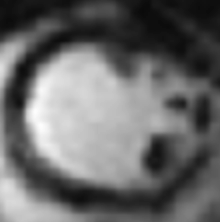
%> input picture function/function_ding/mfile/DE_MI/DogStudy/abc1_image.ppm, 220 x 222 px
$ octave --eval "result = KW_Patch_Filter_Adam_Slide_Multiple3_Neigh_Norm(imread('DE_MI/DogStudy/abc1_image.ppm'));"   (GNU Octave 9; MATLAB toolbox functions it lacks are replaced by stand-ins)
%> lines starting %> are read from the running program, lines starting %| are printed output that depends on the picture; in (x1, y1, x2, y2) boxes, pixels count from 0 and x2, y2 are one past the last pixel; in counts of white or black regions, pixels touching at a corner belong together; the program's own positions count from 1
%> in KW_Patch_Filter_Adam_Slide_Multiple3_Neigh_Norm, a_0 is the input picture: size 222x220x3 uint8; min 10, max 253, mean 105.2
### function/function_ding/mfile/Stack_Noise_Map.m

% [Noise_Map, Noise_Corr] = Stack_Noise_Map(a_0, varargin)
% Noise_Map: Noise variance map
% Noise_Corr: Image Intensity correction to make noise uniform, it is a
% corrected noise std map
%

function [Noise_Map, Noise_Corr] = Stack_Noise_Map(a_0, varargin)

s_0 = size(a_0);
%> s_0 = [222 220 3]
s_original = s_0;
%> s_original = [222 220 3]

x_step = 4;
y_step = 4;
x_win = 32;
y_win = 32;
t_win = 4;

if nargin == 2  % If there are two input variables
    option = varargin{1};
    if isfield(option, 'x_step') % Temporal window
        x_step = option.x_step;
    end
    if isfield(option, 'y_step') % Step size in the first dimension
        y_step = option.y_step;
    end
    if isfield(option, 'x_win') % Step size in the second dimension
        x_win = option.x_win;
    end
    if isfield(option, 'y_win') % Step size in both dimensions
        y_win = option.y_win;
    end
    if isfield(option, 't_win') % Step size in both dimensions
        t_win = option.t_win;
    end
end

N_xstep = ceil((s_0(1))/x_win);
%> N_xstep = 7
N_ystep = ceil((s_0(2))/y_win);
%> N_ystep = 7

t_x = N_xstep*x_win;
%> t_x = 224
t_y = N_ystep*y_win;
%> t_y = 224

if t_x > s_0(1)
    a_0(s_0(1)+1:t_x, :, :) = a_0(1:(t_x-s_0(1)), :, :);
%> a_0: size 224x220x3 uint8
    s_0(1) = t_x;
end
if t_y > s_0(2)
    a_0(:, s_0(2)+1:t_y, :) = a_0(:, 1:(t_y-s_0(2)), :);
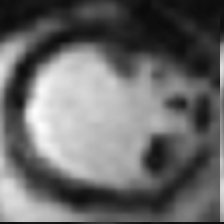
%> a_0: size 224x224x3 uint8; min 10, max 253, mean 105.1
    s_0(2) = t_y;
end
% Initialize the noise map
Noise_Map = zeros(s_0);

N_pixel = x_win*y_win;
N_block = N_xstep*N_ystep;
%> N_block = 49
% T_win =

% Average Template

tic
b = zeros(x_win*y_win, N_block, s_0(3));
temp_map = zeros(s_0);

for j=x_step:x_step:x_win
    for k=y_step:y_step:y_win
        for i=1:s_0(3)
            b(:,:,i) = im2col(circshift(a_0(:,:,i), [j, k]), [x_win, y_win], "distinct");
        end
        for i=1:s_0(3)-t_win+1
            d = permute(b(:,:,i:i+t_win-1), [1,3,2]);
            s = pagesvd(pagemtimes(pagectranspose(d), d) )/N_pixel;
            temp_std = ones(N_pixel, 1)*squeeze(s(end, :, :))';
            temp_map(:,:,i:i+3) = temp_map(:,:,i:i+t_win-1) + circshift( col2im(temp_std,[x_win, y_win],[s_0(1), s_0(2)],'distinct'), [-j, -k]) ;
        end
    end
end
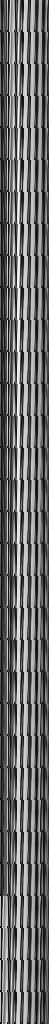
%> b: size 1024x49x3 double; min 10, max 253, mean 105.1; mean of the top-left, top-right, bottom-left and bottom-right quarters 99.5, 114.4, 102.1, 104.1
%> temp_map: size 224x224x3 double; every value is 0
toc
N_rep = x_win*y_win/x_step/y_step;
N_ave = t_win*ones(s_0(3), 1); N_ave(1:t_win-1) =1:t_win-1; N_ave(end:-1:end-t_win+2) = 1:t_win-1;

for i = 1:s_0(3)
    Noise_Map(:,:,i) = temp_map(:,:,i)/N_rep/N_ave(i);
end

mask_k = zeros(s_0(1), s_0(2));
mask_k(s_0(1)/2+[-N_xstep+1:N_xstep], s_0(2)/2+[-N_ystep+1:N_ystep]) = 1;
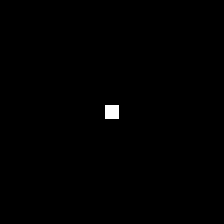
%> mask_k: size 224x224 double; values 0 (black) and 1 (white), 0.39% white; 1 white region, box (x1, y1, x2, y2) and area: (105, 105, 119, 119) 196
Noise_Map = abs(ifft2c( fft2c(Noise_Map).*mask_k ));

Noise_Map = Noise_Map(1:s_original(1), 1:s_original(2), :);

temp = abs(Noise_Map).^0.5;
mean_std = mean(temp(:));

Noise_Corr = temp + 0.1*mean_std*(1-1./(1 + exp(-(temp-mean_std))));

%figure(1), imagesc([temp(:,:,10), Noise_Corr(:,:,10), Noise_Corr(:,:,10)-temp(:,:,10)]), axis image, colorbar


return

### function/function_ding/mfile/fft2c.m
function res = fft2c(x)
fctr = size(x,1)*size(x,2);
%> fctr = 50176
s = size(x);
%> s = [224 224 3]
if ( length(s) == 2 )
    res = 1/sqrt(fctr)*fftshift(fft2(ifftshift(x)));
end
if ( length(s) == 3 )
    for n=1:size(x,3)
        res(:,:,n) = 1/sqrt(fctr)*fftshift(fft2(ifftshift(x(:,:,n))));
    end
end
if ( length(s) == 4 )
    for s=1:size(x,4)
        for n=1:size(x,3)
            res(:,:,n,s) = 1/sqrt(fctr)*fftshift(fft2(ifftshift(x(:,:,n,s))));
        end
    end
end


### function/function_ding/mfile/ifft2c.m
% [18 lines of commented-out code are left out]

function res = ifft2c(x)
fctr = size(x,1)*size(x,2);
s_0 = size(x);
x = reshape(x, [size(x,1), size(x, 2), prod(size(x(1,1,:)))]);
res = zeros(size(x));
for l3 = 1:size(x,3)
    for l4 =1:size(x,4)
        res(:,:,l3,l4) = sqrt(fctr)*fftshift(ifft2(ifftshift(x(:,:,l3,l4))));
    end
end
res = reshape(res, s_0);
end

### function/function_ding/mfile/KW_Patch_Filter_Adam_Slide_Multiple3_Neigh_Norm.m

% [a_f, Noise_map] = KW_Patch_Filter_Adam_Slide_Multiple3_Neigh_Norm(a_0, varargin)
% comparing to KW_Patch_Filter_Adam_Slide, this function register patches
% mutiple times = 3 and filter it multiple times
% Neighbour shrinkage method
% Add noise normalization method

function [a_f, Noise_map, var_0] = KW_Patch_Filter_Adam_Slide_Multiple3_Neigh_Norm(a_0, varargin)

a_0 = a_0 + (a_0==0).*rand(size(a_0))*0.1;

[Noise_Map, Noise_Corr] = Stack_Noise_Map(a_0); % Ding 20240102
%> in Stack_Noise_Map, `Noise_Map = Noise_Map(1:s_original(1), 1:s_original(2), :);`: Noise_Map: size 222x220x3 double; every value is 0
%> in Stack_Noise_Map, `mean_std = mean(temp(:));`: mean_std = 0
a_0 = a_0./Noise_Corr;
%> a_0: size 222x220x3 uint8; every value is 255

% check input data size
s_0 = size(a_0);
N_fe = s_0(1);
N_pe = s_0(2);
if length(s_0) ~=3
    disp('Input data MUST be a 3-D Array!')
    a_f = a_0;
    return
end
% set default parameters
step_x = 4;
step_y = 4;
Win_L = 32;
T_win = min([24, s_0(3)]);

wname = 'db1';  % Default

T_weight = zeros(s_0(3), 1);
a_f = zeros(s_0);
Noise_map = zeros(s_0); % 20240102
a_weight = zeros(s_0(1), s_0(2));

% set parameter from nargin
if nargin == 2  % If there are two input variables
    option = varargin{1};
    if isfield(option, 'T_win') % Temporal window
        T_win = option.T_win;
    end
    if isfield(option, 'step_x') % Step size in the first dimension
        step_x = option.step_x;
    end
    if isfield(option, 'step_y') % Step size in the second dimension
        step_y = option.step_y;
    end
    if isfield(option, 'step_size') % Step size in both dimensions
        step_y = option.step_size;
        step_x = step_y;
    end
    if isfield(option, 'Win_L') % Step size in the second dimension
        Win_L = option.Win_L;
    end
    if isfield(option, 'WaveletName')
        wname = option.WaveletName;
    end
end
T_win = min([T_win, s_0(3)]);
if s_0(3) < 27
    T_win = s_0(3);
    T_step = T_win;
else
    T_win = 16;
    T_step = 8;
end

Tot_step_x = length(1:step_x:s_0(1));
Tot_step_y = length(1:step_y:s_0(2));
N_fr = T_win;
N_reg = 3; % 20231229 number of registration
N_sw = Tot_step_x*Tot_step_y*N_reg; % N_sw = Tot_step_x*Tot_step_y; 20231228


for k= 1:T_step:s_0(3)
    tic
    t_ind = mod((k:k+T_win-1)-1,s_0(3))+1;

    a_1 = (double(a_0(:,:,t_ind)));
    data_temp = zeros(Win_L, Win_L, T_win,  N_reg, Tot_step_x, Tot_step_y);
    filt_temp = zeros(Win_L, Win_L, T_win, N_sw);
    bp_x = zeros(Win_L, N_fr, N_reg, Tot_step_x, Tot_step_y);
    bp_y = zeros(Win_L, N_fr, N_reg, Tot_step_x, Tot_step_y);
    var_0 = zeros(1, N_sw);
    t_filtered = zeros(s_0(1), s_0(2), T_win); % 20231228
    t_noise = zeros(s_0(1), s_0(2), T_win); % 20240102
    T_weight(t_ind) = T_weight(t_ind) + 1;
    a_weight = zeros(s_0(1), s_0(2), T_win);
    Recon_1 = a_1;

    parfor j= 1:Tot_step_y%1:step_x:s_0(1)
        y_start = (j-1)*step_y + 1;
        y_ind = mod((y_start:y_start+Win_L-1)-1, N_pe)+1;
        for i=1:Tot_step_x%1:step_y:s_0(2)
            x_start = (i-1)*step_x + 1;
            x_ind = mod((x_start:x_start+Win_L-1)-1, N_fe)+1;
            % Align up patches by searching around the mean
            %tic
            %[data_temp(:,:,:,i,j), bp_x(:,:,i,j), bp_y(:,:,i,j)] = Align_Patch(Recon_1, x_ind, y_ind) ;
            [data_temp(:,:,:,:,i,j), bp_x(:,:,:,i,j), bp_y(:,:,:,i,j)] = Multiple3_Alignment(Recon_1, x_ind, y_ind) ; % 20231228
            %toc
        end
    end
    data_temp = reshape(data_temp, [Win_L, Win_L, T_win, N_sw]);
    option_f.noise_var = 1;
    parfor i=1:N_sw
        %filt_temp(:,:,:,i) = KW_Filter(data_temp(:,:,:,i)); KW_Filter_Adam
        [filt_temp(:,:,:,i), var_0(i)] = KW_Filter_Adam_Neigh(data_temp(:,:,:,i), option_f);
        %[filt_temp(:,:,:,i), var_0(i)] = KW_Filter_Adam_Neigh(data_temp(:,:,:,i));
    end
    filt_temp = reshape(filt_temp, [Win_L, Win_L, T_win, N_reg, Tot_step_x, Tot_step_y]);
    var_0 = reshape(var_0, [N_reg, Tot_step_x, Tot_step_y]);
    for i=1:Tot_step_x
        for j=1:Tot_step_y
            for k = 1:N_fr
                for l = 1:N_reg
                    x_ind = bp_x(:, k, l, i, j);
                    y_ind = bp_y(:, k, l, i, j);
                    t_filtered(x_ind, y_ind, k) = t_filtered(x_ind, y_ind, k) + filt_temp(:, :, k, l, i, j) ;
                    t_noise(x_ind, y_ind, k) = t_noise(x_ind, y_ind, k) + var_0(l, i, j);
                    a_weight(x_ind, y_ind, k) = a_weight(x_ind, y_ind, k) + 1;
                end
            end
        end
    end
    % get rid of zeros in the spatial weighting array
    a_weight(a_weight == 0) = 1;
    a_f(:,:,t_ind) = a_f(:,:,t_ind) + t_filtered./a_weight;
    Noise_map(:,:,t_ind) = Noise_map(:,:,t_ind) + t_noise./a_weight;

    disp(k)
    toc,
    pause(0.1)
end
% Noise map 2023-09-21
count_b = 0;
% [10 lines of commented-out code are left out]

for i=1:s_0(3)
    a_f(:,:,i) = a_f(:,:,i)/T_weight(i);
end

% get rid of zeros: 20231228
N_0 = find(a_f==0);
if N_0
    a_f(a_f==0) = a_0(a_f==0);
end

a_f = a_f.*Noise_Corr;

return
%> (the run ends here)
